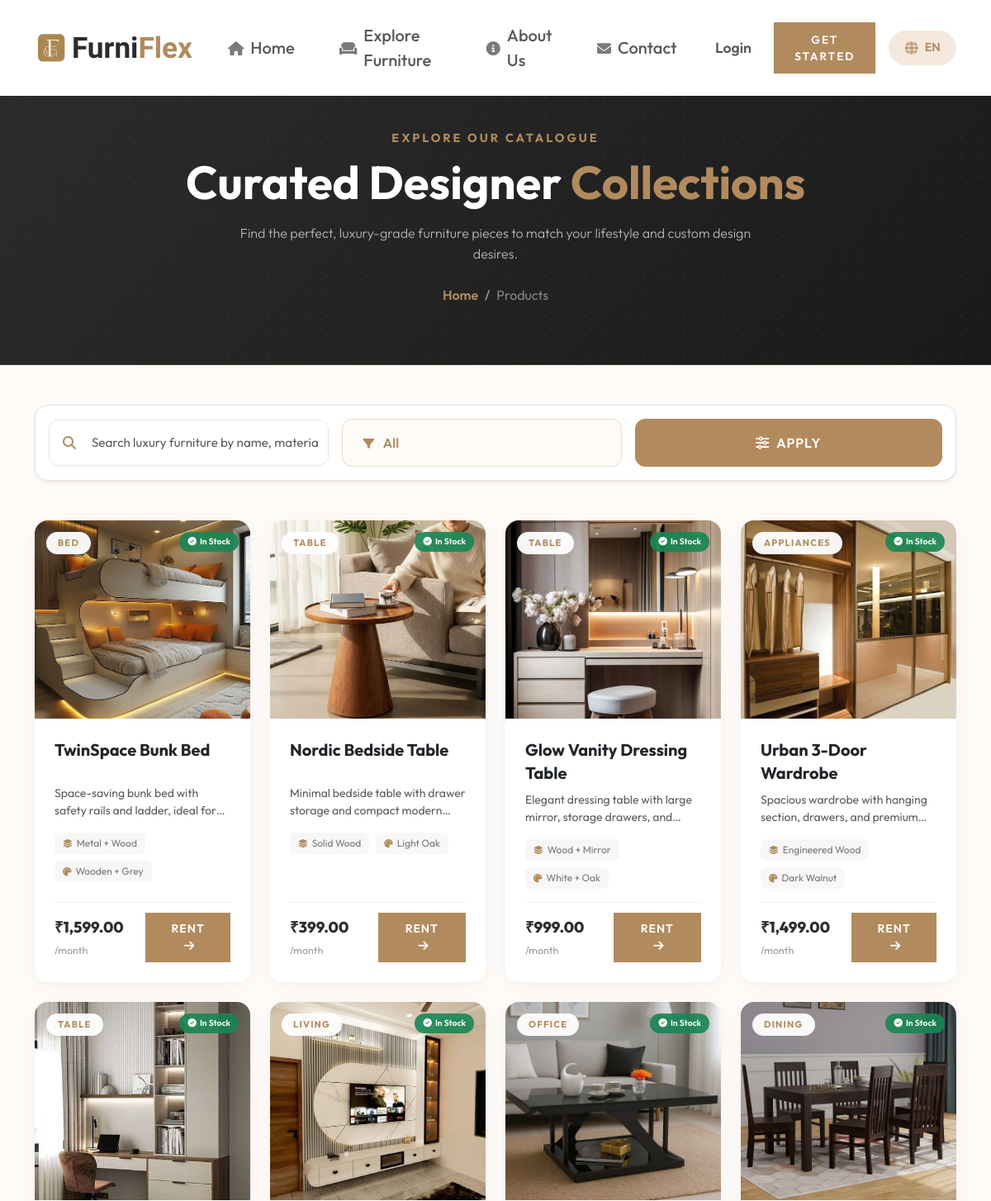
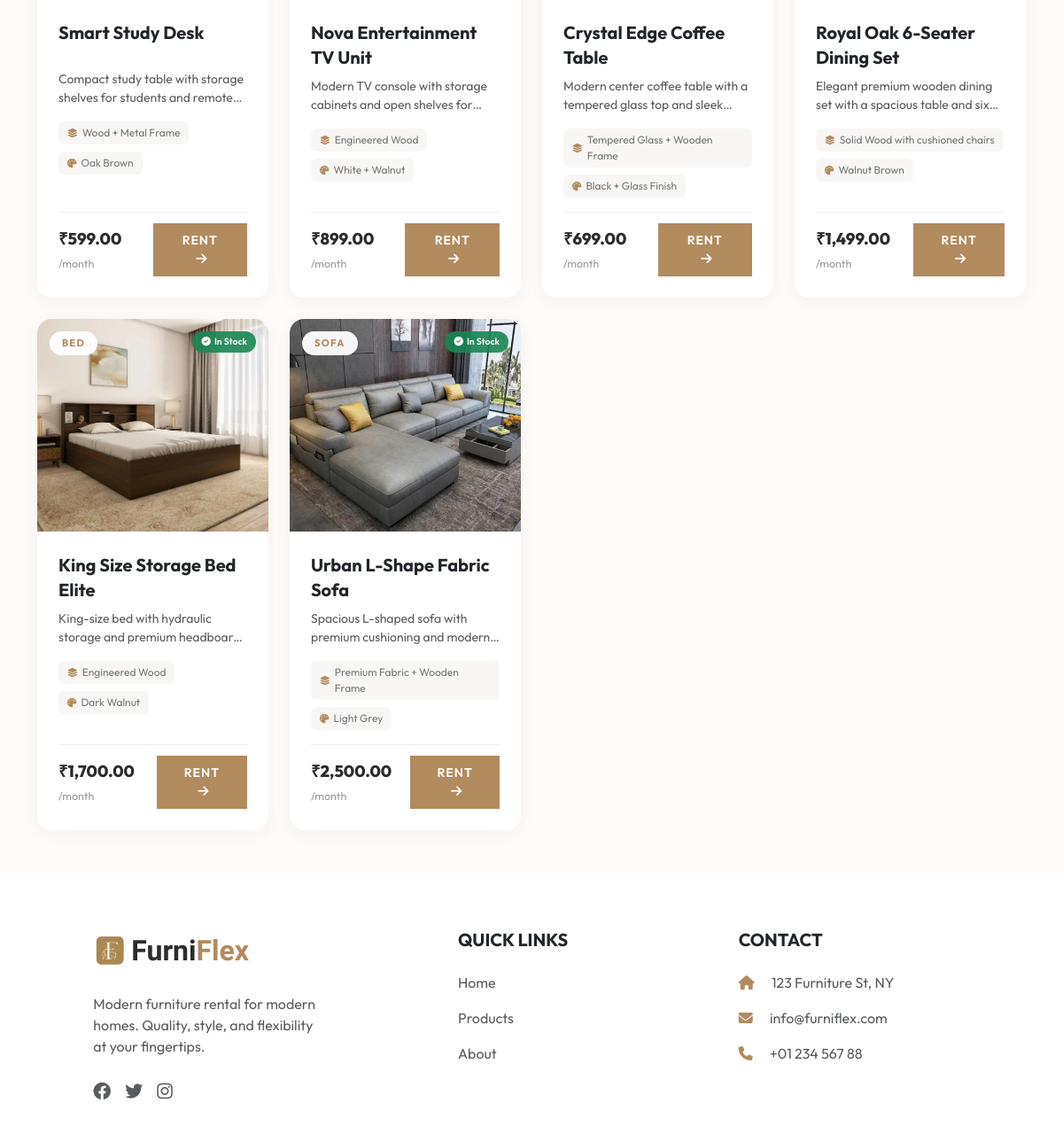
Screenshot of /products/ with the database file from the repository (2 pictures, top to bottom).
### app1/models.py (models this page shows, shortened)
class Product(models.Model):
    CATEGORY_CHOICES = [
        ('Sofa', 'Sofa'),
        ('Bed', 'Bed'),
        ('Dining', 'Dining Table'),
        ('Table', 'Tables & Desks'),
        ('Living', 'Living Room'),
        ('Office', 'Office & Study'),
        ('Appliances', 'Appliances'),
        ('Others', 'Others'),
    ]
    name = models.CharField(max_length=200)
    category = models.CharField(max_length=50, choices=CATEGORY_CHOICES)
    price_per_month = models.DecimalField(max_digits=10, decimal_places=2, verbose_name="Rent (₹/month)")
    material = models.CharField(max_length=100, blank=True, null=True)
    color = models.CharField(max_length=50, blank=True, null=True)
    stock = models.PositiveIntegerField(default=10)
    available_durations = models.CharField(max_length=100, default="3,6,12", help_text="Enter durations separated by commas (e.g. 3,6,12)")
    image = models.ImageField(upload_to='products/', blank=True, null=True, verbose_name="Product Image")
    description = models.TextField()
    available = models.BooleanField(default=True)
    created_at = models.DateTimeField(auto_now_add=True)
    class Meta:
        ordering = ['-created_at']

### app1/views.py (the view, shortened to what this page needs)
# urls.py: path('products/', views.product_list, name='product_list'),
def product_list(request):
    from django.db.models import Q
    products = Product.objects.all()
    query = request.GET.get('q', '').strip()
    category = request.GET.get('category', '').strip()
    if category and category.lower() != 'all':
        products = products.filter(category__iexact=category)
    categories = Product.objects.order_by('category').values_list('category', flat=True).distinct()
    return render(request, 'product_list.html', {
        'products': products,
        'categories': categories,
        'selected_category': category or 'All',
        'search_query': query
    })

### templates/product_list.html (shortened to what this page needs)
{% extends 'base.html' %}
{% load currency_filters %}
{% block content %}
<section class="py-5 text-white position-relative overflow-hidden" style="background: linear-gradient(135deg, #2c2c2c 0%, #1a1a1a 100%); min-height: 280px; display: flex; align-items: center; border-bottom: 1px solid rgba(177, 139, 94, 0.15);">
    <div class="absolute-bg-pattern" style="position: absolute; top: 0; left: 0; right: 0; bottom: 0; background-image: radial-gradient(rgba(177, 139, 94, 0.15) 1px, transparent 1px); background-size: 24px 24px; opacity: 0.8;"></div>
    <div class="container py-4 position-relative z-3 text-center">
        <span class="text-primary text-uppercase fw-bold mb-2 d-inline-block" style="letter-spacing: 3px; font-size: 0.9rem; font-family: 'Outfit', sans-serif;">EXPLORE OUR CATALOGUE</span>
        <h1 class="display-4 fw-bold mb-3 text-white" style="font-family: 'Outfit', sans-serif;">Curated Designer <span class="text-primary">Collections</span></h1>
        <p class="mb-4 mx-auto" style="max-width: 650px; color: #b5b5b5; font-weight: 300; font-family: 'Outfit', sans-serif; font-size: 1rem; line-height: 1.6;">Find the perfect, luxury-grade furniture pieces to match your lifestyle and custom design desires.</p>
        <nav aria-label="breadcrumb" class="d-flex justify-content-center" style="--bs-breadcrumb-divider-color: rgba(255, 255, 255, 0.45);">
            <ol class="breadcrumb mb-0 bg-transparent p-0">
                <li class="breadcrumb-item"><a href="{% url 'home' %}" class="text-decoration-none" style="color: #b18b5e !important; font-weight: 600; transition: color 0.2s;">Home</a></li>
                <li class="breadcrumb-item active text-white" aria-current="page" style="opacity: 0.85;">Products</li>
            </ol>
        </nav>
    </div>
</section>
<div class="py-5" style="background-color: var(--light-bg);">
    <div class="container">
        <div class="row mb-5">
            <div class="col-12">
                <form method="GET" action="{% url 'product_list' %}" id="filterSearchForm" class="bg-white p-3 rounded-4 shadow-sm border d-flex flex-column flex-md-row gap-3 align-items-center">
                    <div class="input-group flex-grow-1" style="border-radius: 12px; overflow: hidden; border: 1px solid rgba(177, 139, 94, 0.25);">
                        <span class="input-group-text bg-white border-0 text-muted ps-3">
                            <i class="fas fa-search" style="color: #b18b5e;"></i>
                        </span>
                        <input type="text" name="q" value="{{ search_query }}" class="form-control border-0 py-3 ps-2 shadow-none" placeholder="Search luxury furniture by name, material, or design..." style="font-family: 'Outfit', sans-serif; font-size: 0.95rem;">
                    </div>
                    <div class="dropdown w-100 w-md-auto" style="min-width: 200px;">
                        <button class="btn btn-outline-secondary w-100 py-3 px-4 d-flex align-items-center justify-content-between dropdown-toggle" type="button" id="categoryFilterDropdown" data-bs-toggle="dropdown" aria-expanded="false" style="border: 1px solid rgba(177, 139, 94, 0.25); background-color: #fdfaf7; color: #b18b5e; font-weight: 600; font-family: 'Outfit', sans-serif; border-radius: 12px; transition: all 0.25s ease;">
                            <span>
                                <i class="fas fa-filter me-2" style="font-size: 0.85rem;"></i>
                                {{ selected_category|default:"All"|capfirst }}
                            </span>
                        </button>
                    </div>
                    <button type="submit" class="btn btn-primary px-4 py-3 w-100 w-md-auto fw-semibold d-flex align-items-center justify-content-center gap-2" style="border-radius: 12px; min-width: 140px; font-family: 'Outfit', sans-serif;">
                        <i class="fas fa-sliders-h"></i> Apply
                    </button>
                </form>
            </div>
        </div>
        <div class="row g-4">
            {% if products %}
                {% for product in products %}
                <div class="col-lg-3 col-md-6 d-flex">
                    <div class="card premium-product-card w-100 border-0">
                        <div class="premium-card-img-wrap">
                            <a href="{% url 'product_detail' product.pk %}" class="text-decoration-none">
                            {% if product.image %}
                                <img src="{{ product.image.url }}" class="card-img-top" alt="{{ product.name }}">
                            {% else %}
                                <img src="https://images.unsplash.com/photo-1555041469-a586c61ea9bc?ixlib=rb-4.0.3&auto=format&fit=crop&w=800&q=80" class="card-img-top" alt="Default Image">
                            {% endif %}
                            </a>
                            <span class="premium-category-badge">{{ product.category }}</span>
                            {% if product.stock > 0 %}
                            <span class="premium-stock-badge"><i class="fas fa-check-circle me-1"></i>In Stock</span>
                            {% else %}
                            <span class="premium-stock-badge out-of-stock"><i class="fas fa-times-circle me-1"></i>Currently Unavailable</span>
                            {% endif %}
                        </div>
                        <div class="card-body d-flex flex-column p-4">
                            <a href="{% url 'product_detail' product.pk %}" class="text-decoration-none text-dark">
                                <h5 class="card-title fw-bold mb-2" style="min-height: 48px; line-height: 1.4;">{{ product.name }}</h5>
                            </a>
                            <p class="card-text text-muted small mb-3" style="min-height: 40px; display: -webkit-box; -webkit-line-clamp: 2; -webkit-box-orient: vertical; overflow: hidden;">{{ product.description }}</p>
                            <div class="premium-specs mb-3">
                                {% if product.material %}
                                <div class="spec-item">
                                    <i class="fas fa-layer-group"></i>
                                    <span>{{ product.material }}</span>
                                </div>
                                {% endif %}
                                {% if product.color %}
                                <div class="spec-item">
                                    <i class="fas fa-palette"></i>
                                    <span>{{ product.color }}</span>
                                </div>
                                {% endif %}
                            </div>
                            <div class="mt-auto">
                                <div class="premium-price-row">
                                    <div>
                                        <span class="premium-price">{{ product.price_per_month|convert_currency:request }}</span>
                                        <span class="premium-price-period">/month</span>
                                    </div>
                                    <a href="{% url 'product_detail' product.pk %}" class="btn btn-primary btn-sm px-4 py-2">
                                        Rent <i class="fas fa-arrow-right ms-1"></i>
                                    </a>
                                </div>
                            </div>
                        </div>
                    </div>
                </div>
                {% endfor %}
            {% else %}
                <div class="col-12 text-center py-5">
                    <i class="fas fa-couch fa-4x text-light-emphasis mb-3"></i>
                    <h3>No products found yet!</h3>
                    <p class="text-muted">Check back later or add some from the admin panel.</p>
                </div>
            {% endif %}
        </div>
    </div>
</div>
{% endblock %}

### rows the page displays
Product: image (picture), category "BED", stock "In Stock", name "TwinSpace Bunk Bed", description "Space-saving bunk bed with safety rails and ladder, ideal…", material "Metal + Wood", color "Wooden + Grey", price_per_month|convert_currency "₹1,599.00"
Product: image (picture), category "TABLE", stock "In Stock", name "Nordic Bedside Table", description "Minimal bedside table with drawer storage and compact…", material "Solid Wood", color "Light Oak", price_per_month|convert_currency "₹399.00"
Product: image (picture), category "TABLE", stock "In Stock", name "Glow Vanity Dressing Table", description "Elegant dressing table with large mirror, storage drawers,…", material "Wood + Mirror", color "White + Oak", price_per_month|convert_currency "₹999.00"
Product: image (picture), category "APPLIANCES", stock "In Stock", name "Urban 3-Door Wardrobe", description "Spacious wardrobe with hanging section, drawers, and…", material "Engineered Wood", color "Dark Walnut", price_per_month|convert_currency "₹1,499.00"
Product: image (picture), category "TABLE", stock "In Stock", name "Smart Study Desk", description "Compact study table with storage shelves for students and…", material "Wood + Metal Frame", color "Oak Brown", price_per_month|convert_currency "₹599.00"
Product: image (picture), category "LIVING", stock "In Stock", name "Nova Entertainment TV Unit", description "Modern TV console with storage cabinets and open shelves…", material "Engineered Wood", color "White + Walnut", price_per_month|convert_currency "₹899.00"
Product: image (picture), category "OFFICE", stock "In Stock", name "Crystal Edge Coffee Table", description "Modern center coffee table with a tempered glass top and…", material "Tempered Glass + Wooden Frame", color "Black + Glass Finish", price_per_month|convert_currency "₹699.00"
Product: image (picture), category "DINING", stock "In Stock", name "Royal Oak 6-Seater Dining Set", description "Elegant premium wooden dining set with a spacious table and…", material "Solid Wood with cushioned chairs", color "Walnut Brown", price_per_month|convert_currency "₹1,499.00"
Product: image (picture), category "BED", stock "In Stock", name "King Size Storage Bed Elite", description "King-size bed with hydraulic storage and premium…", material "Engineered Wood", color "Dark Walnut", price_per_month|convert_currency "₹1,700.00"
Product: image (picture), category "SOFA", stock "In Stock", name "Urban L-Shape Fabric Sofa", description "Spacious L-shaped sofa with premium cushioning and…", material "Premium Fabric + Wooden Frame", color "Light Grey", price_per_month|convert_currency "₹2,500.00"

### other values shown
{{ selected_category|default:"All"|capfirst }} "All"
